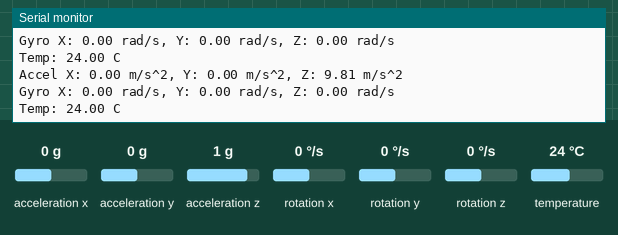
Simulated run of this sketch. Board: Arduino Leonardo, built with avr-gcc and run on an emulated ATmega32U4. Shown: the last lines printed to the serial monitor. The inputs (shaded band) are chosen by the test bench; at power-on: acceleration x 0 g, acceleration y 0 g, acceleration z 1 g, rotation x 0 °/s, rotation y 0 °/s, rotation z 0 °/s, temperature 24 °C.

Above: at 1.3 s.
1.4 s: acceleration x set to -1.4 g
At 2.0 s:
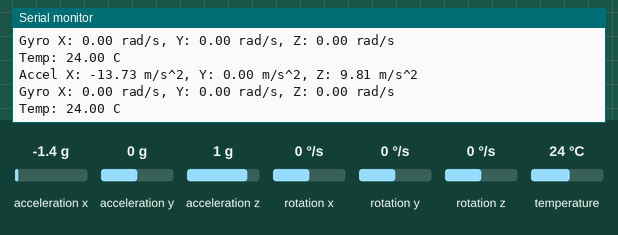
2.9 s: acceleration y set to -1.4 g
At 3.5 s:
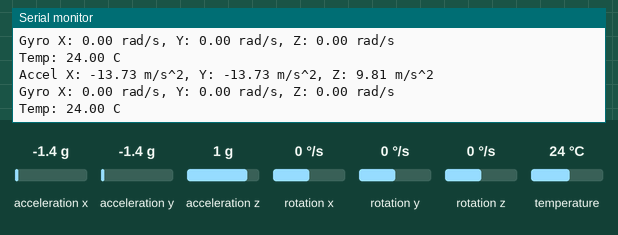
4.4 s: acceleration z set to -1.4 g
At 5.0 s:
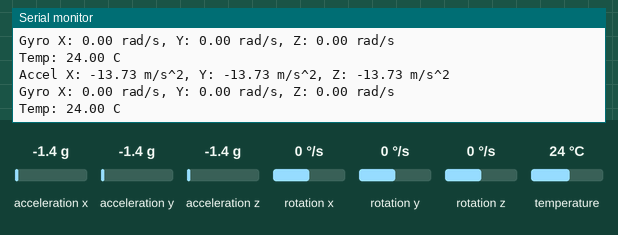
5.9 s: rotation x set to -192 °/s
At 6.5 s:
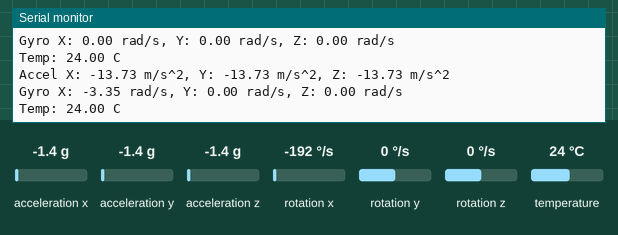
7.4 s: rotation y set to -192 °/s
At 8.0 s:
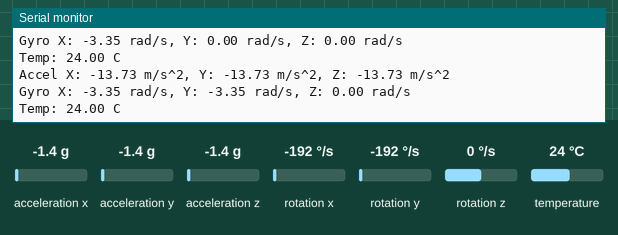

Measured:
- after the input at 1.4 s, the serial monitor: prints a new line after 0.14 s (image 1)
- after the input at 2.9 s, the serial monitor: prints a new line after 0.16 s (image 2)
- after the input at 4.4 s, the serial monitor: prints a new line after 0.19 s (image 3)
- after the input at 5.9 s, the serial monitor: prints a new line after 0.21 s (image 4)
- after the input at 7.4 s, the serial monitor: prints a new line after 0.23 s (image 5)

The sketch:

adafruit_mpu6050.ino
```cpp
#include <Wire.h>
#include <Adafruit_MPU6050.h>
#include <Adafruit_Sensor.h>

Adafruit_MPU6050 mpu;

void setup()
{
    Serial.begin(115200);
    while (!Serial)
        delay(10); // Wait for Serial Monitor to open (useful for boards like Zero or Leonardo)

    Serial.println("Adafruit MPU6050 test!");

    // Initialize MPU6050
    if (!mpu.begin())
    {
        Serial.println("Failed to find MPU6050 chip");
        while (1)
        {
            delay(10);
        }
    }
    Serial.println("MPU6050 Found!");

    // Set accelerometer range
    mpu.setAccelerometerRange(MPU6050_RANGE_8_G);
    Serial.print("Accelerometer range set to: ");
    switch (mpu.getAccelerometerRange())
    {
    case MPU6050_RANGE_2_G:
        Serial.println("+-2G");
        break;
    case MPU6050_RANGE_4_G:
        Serial.println("+-4G");
        break;
    case MPU6050_RANGE_8_G:
        Serial.println("+-8G");
        break;
    case MPU6050_RANGE_16_G:
        Serial.println("+-16G");
        break;
    }

    // Set gyroscope range
    mpu.setGyroRange(MPU6050_RANGE_500_DEG);
    Serial.print("Gyroscope range set to: ");
    switch (mpu.getGyroRange())
    {
    case MPU6050_RANGE_250_DEG:
        Serial.println("+-250 deg/s");
        break;
    case MPU6050_RANGE_500_DEG:
        Serial.println("+-500 deg/s");
        break;
    case MPU6050_RANGE_1000_DEG:
        Serial.println("+-1000 deg/s");
        break;
    case MPU6050_RANGE_2000_DEG:
        Serial.println("+-2000 deg/s");
        break;
    }

    // Set filter bandwidth
    mpu.setFilterBandwidth(MPU6050_BAND_21_HZ);
    Serial.print("Filter bandwidth set to: ");
    switch (mpu.getFilterBandwidth())
    {
    case MPU6050_BAND_260_HZ:
        Serial.println("260 Hz");
        break;
    case MPU6050_BAND_184_HZ:
        Serial.println("184 Hz");
        break;
    case MPU6050_BAND_94_HZ:
        Serial.println("94 Hz");
        break;
    case MPU6050_BAND_44_HZ:
        Serial.println("44 Hz");
        break;
    case MPU6050_BAND_21_HZ:
        Serial.println("21 Hz");
        break;
    case MPU6050_BAND_10_HZ:
        Serial.println("10 Hz");
        break;
    case MPU6050_BAND_5_HZ:
        Serial.println("5 Hz");
        break;
    }
}

void loop()
{
    // Create sensor event objects
    sensors_event_t accel, gyro, temp;

    // Get sensor events
    mpu.getEvent(&accel, &gyro, &temp);

    // Print accelerometer data
    Serial.print("Accel X: ");
    Serial.print(accel.acceleration.x);
    Serial.print(" m/s^2, ");
    Serial.print("Y: ");
    Serial.print(accel.acceleration.y);
    Serial.print(" m/s^2, ");
    Serial.print("Z: ");
    Serial.print(accel.acceleration.z);
    Serial.println(" m/s^2");

    // Print gyroscope data
    Serial.print("Gyro X: ");
    Serial.print(gyro.gyro.x);
    Serial.print(" rad/s, ");
    Serial.print("Y: ");
    Serial.print(gyro.gyro.y);
    Serial.print(" rad/s, ");
    Serial.print("Z: ");
    Serial.print(gyro.gyro.z);
    Serial.println(" rad/s");

    // Print temperature data
    Serial.print("Temp: ");
    Serial.print(temp.temperature);
    Serial.println(" C");

    delay(500); // Delay for readability
}
```
